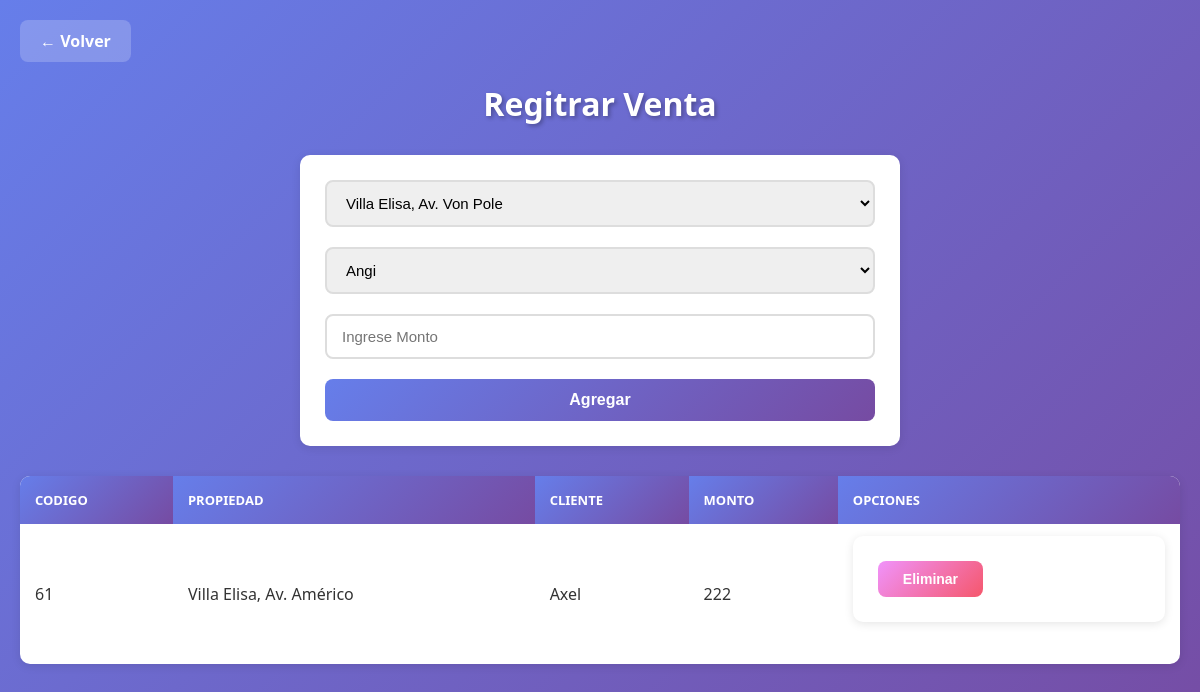
Screenshot of /movimientos/registrarventa/index.php with the database file from the repository.
### tables this page shows
CREATE TABLE `factura` (
  `fac_codigo` int NOT NULL AUTO_INCREMENT,
  `pro_codigo` int NOT NULL,
  `est_codigo` int NOT NULL,
  `cli_codigo` int NOT NULL,
  `fac_monto` int NOT NULL,
  `fac_fecha` date NOT NULL,
  PRIMARY KEY (`fac_codigo`),
  KEY `propiedad_factura_fk` (`pro_codigo`),
  KEY `estado_factura_fk` (`est_codigo`),
  KEY `cliente_factura_fk` (`cli_codigo`),
  CONSTRAINT `cliente_factura_fk` FOREIGN KEY (`cli_codigo`) REFERENCES `cliente` (`cli_codigo`),
  CONSTRAINT `estado_factura_fk` FOREIGN KEY (`est_codigo`) REFERENCES `estado` (`est_codigo`),
  CONSTRAINT `propiedad_factura_fk` FOREIGN KEY (`pro_codigo`) REFERENCES `propiedad` (`pro_codigo`)
);

CREATE TABLE `propiedad` (
  `pro_codigo` int NOT NULL AUTO_INCREMENT,
  `pro_precio` int NOT NULL,
  `pro_direccion` varchar(25) NOT NULL,
  `pro_estado` int NOT NULL,
  PRIMARY KEY (`pro_codigo`)
);

CREATE TABLE `cliente` (
  `cli_codigo` int NOT NULL AUTO_INCREMENT,
  `cli_cedula` int NOT NULL,
  `cli_nombres` varchar(25) NOT NULL,
  `cli_apellidos` varchar(25) NOT NULL,
  `cli_usuario` varchar(25) NOT NULL,
  `cli_clave` varchar(25) NOT NULL,
  PRIMARY KEY (`cli_codigo`)
);

### movimientos/registrarventa/index.php (the view, shortened to what this page needs)
<?php
	include("../../conexion.php");
    ?>
    <html>
        <head>
            <link rel="stylesheet" href="../css/style.css">
        </head>
    </html>
    <?php
echo "<div style='max-width:1200px;margin:0 auto 20px auto;'><a href='../../menu.php' style='display:inline-block;background:rgba(255,255,255,0.2);color:white;padding:10px 20px;border-radius:8px;text-decoration:none;font-weight:600;'>← Volver</a></div>";
echo "<h1>Regitrar Venta</h1>";
echo "<form method='POST'>";
echo "<select name='propiedad' required>";
$sql="SELECT * FROM propiedad WHERE pro_codigo NOT IN (SELECT pro_codigo FROM factura)";
$res=mysqli_query($conexion,$sql);
while($registro=mysqli_fetch_assoc($res)){
    echo "<option value=\"".$registro['pro_codigo']."\">".$registro['pro_direccion']."</option>";
}
echo "</select>";
echo "<select name='cliente' required>";
$sql="SELECT * FROM cliente";
$res=mysqli_query($conexion,$sql);
while($registro=mysqli_fetch_assoc($res)){
    echo "<option value=\"".$registro['cli_codigo']."\">".$registro['cli_nombres']."</option>";
}
echo "</select>";
echo "<input type='text' name='monto' placeholder='Ingrese Monto' required><br>";
echo "<input type='submit' name='agregar' value='Agregar'>";
echo "</form>";
$res=mysqli_query($conexion,"SELECT * FROM factura");
if(mysqli_num_rows($res)>0){
    echo "<table>";
    echo "<tr><th>Codigo</th><th>Propiedad</th><th>Cliente</th><th>Monto</th><th colspan='2'>Opciones</th></tr>";
    while($fila=mysqli_fetch_assoc($res)){
        $codigo=$fila["fac_codigo"];
        $propiedad_id=$fila["pro_codigo"];
        $cliente_id=$fila["cli_codigo"];
        $monto=$fila["fac_monto"];
        $res2=mysqli_query($conexion,"SELECT cli_nombres FROM cliente WHERE cli_codigo=$cliente_id");
        $nombre=mysqli_fetch_assoc($res2)["cli_nombres"];
        $res3=mysqli_query($conexion,"SELECT pro_direccion FROM propiedad WHERE pro_codigo=$propiedad_id");
        $direccion=mysqli_fetch_assoc($res3)["pro_direccion"];
        echo "<tr>
                <td>$codigo</td>
                <td>$direccion</td>
                <td>$nombre</td>
                <td>".number_format($monto,0)."</td>
                <td>
                    <form action='eliminar.php' method='POST'>
                        <input type='hidden' name='codigo' value='$codigo'>
                        <input type='submit' value='Eliminar' name='eliminar'>
                    </form>
                </td>
              </tr>";
    }
    echo "</table>";
}
?>

### movimientos/css/style.css (style rules this page uses)
* { margin: 0; padding: 0; box-sizing: border-box; }
h1 { color: white; text-align: center; font-size: 32px; margin-bottom: 30px; text-shadow: 2px 2px 4px rgba(0,0,0,0.3); }
form { background: white; padding: 25px; border-radius: 10px; margin: 0 auto 30px auto; max-width: 600px; box-shadow: 0 2px 10px rgba(0,0,0,0.1); }
select, input[type="number"], input[type="text"] { width: 100%; padding: 12px 15px; border: 2px solid #ddd; border-radius: 8px; font-size: 15px; margin-bottom: 20px; transition: all 0.3s ease; }
input[type="submit"], button { background: linear-gradient(135deg, #667eea 0%, #764ba2 100%); color: white; border: none; padding: 12px 30px; border-radius: 8px; font-size: 16px; font-weight: 600; cursor: pointer; width: 100%; transition: all 0.3s ease; }
input[value="Eliminar"], input[value="SÍ, ELIMINAR"] { background: linear-gradient(135deg, #f093fb 0%, #f5576c 100%); padding: 10px 25px; font-size: 14px; width: auto; }
table { width: 100%; max-width: 1200px; margin: 20px auto; border-collapse: collapse; background: white; border-radius: 10px; overflow: hidden; box-shadow: 0 2px 10px rgba(0,0,0,0.1); }
th { background: linear-gradient(135deg, #667eea 0%, #764ba2 100%); color: white; padding: 15px; text-align: left; font-weight: 600; text-transform: uppercase; font-size: 13px; }
td { padding: 12px 15px; border-bottom: 1px solid #f0f0f0; color: #333; }
tr:last-child td { border-bottom: none; }

### rows the page displays
factura: fac_codigo "61", pro_codigo.pro_direccion "Villa Elisa, Av. Américo", cli_codigo.cli_nombres "Axel", fac_monto "222"

### other values shown
form field propiedad "Villa Elisa, Av. Von Pole"
form field cliente "Angi"
